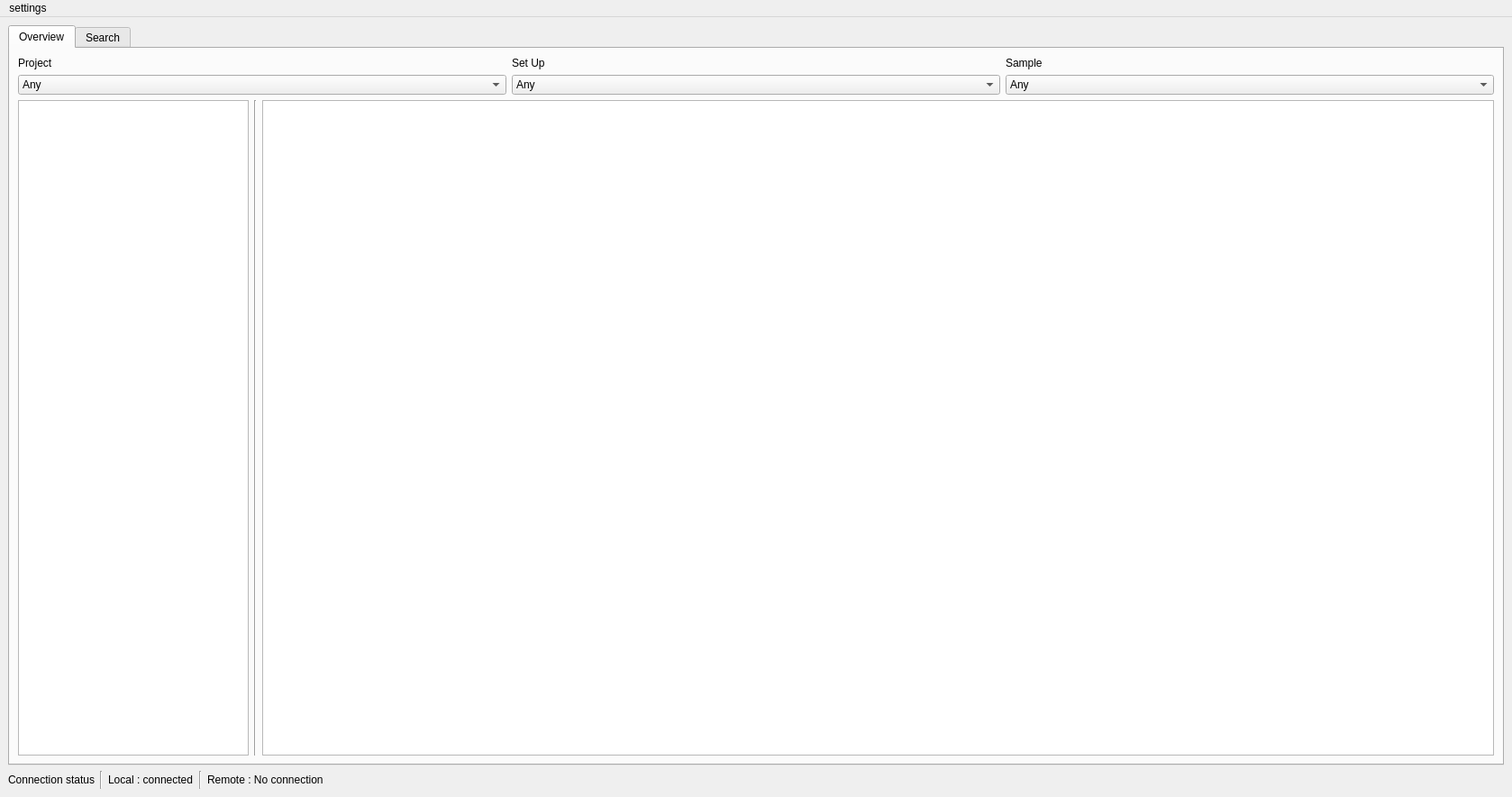
<?xml version="1.0" encoding="UTF-8"?>
<ui version="4.0">
 <class>MainWindow</class>
 <widget class="QMainWindow" name="MainWindow">
  <property name="geometry">
   <rect>
    <x>0</x>
    <y>0</y>
    <width>1678</width>
    <height>884</height>
   </rect>
  </property>
  <property name="windowTitle">
   <string>Data Browser</string>
  </property>
  <widget class="QWidget" name="centralwidget">
   <layout class="QGridLayout" name="gridLayout_6">
    <item row="0" column="0">
     <widget class="QTabWidget" name="tabWidget">
      <property name="currentIndex">
       <number>0</number>
      </property>
      <widget class="QWidget" name="overview">
       <attribute name="title">
        <string>Overview</string>
       </attribute>
       <layout class="QGridLayout" name="gridLayout_4">
        <item row="1" column="0">
         <layout class="QGridLayout" name="gridLayout">
          <item row="0" column="1">
           <widget class="Line" name="line_5">
            <property name="orientation">
             <enum>Qt::Vertical</enum>
            </property>
           </widget>
          </item>
          <item row="0" column="0">
           <widget class="QListView" name="dates_overview">
            <property name="sizePolicy">
             <sizepolicy hsizetype="Maximum" vsizetype="Expanding">
              <horstretch>0</horstretch>
              <verstretch>0</verstretch>
             </sizepolicy>
            </property>
           </widget>
          </item>
          <item row="0" column="2">
           <widget class="QTableView" name="data_table"/>
          </item>
         </layout>
        </item>
        <item row="0" column="0">
         <layout class="QGridLayout" name="gridLayout_2">
          <item row="0" column="4">
           <widget class="QLabel" name="label_3">
            <property name="text">
             <string>Sample</string>
            </property>
           </widget>
          </item>
          <item row="1" column="4">
           <widget class="QComboBox" name="Sample_scroll_box">
            <item>
             <property name="text">
              <string>Any</string>
             </property>
            </item>
            <item>
             <property name="text">
              <string>SQ192 ...</string>
             </property>
            </item>
            <item>
             <property name="text">
              <string>SQ192 1</string>
             </property>
            </item>
            <item>
             <property name="text">
              <string>SQ192 2</string>
             </property>
            </item>
           </widget>
          </item>
          <item row="1" column="2">
           <widget class="QComboBox" name="Project_scroll_box">
            <item>
             <property name="text">
              <string>Any</string>
             </property>
            </item>
            <item>
             <property name="text">
              <string>6dot</string>
             </property>
            </item>
            <item>
             <property name="text">
              <string>Hybrid</string>
             </property>
            </item>
            <item>
             <property name="text">
              <string>Qauntum sim</string>
             </property>
            </item>
           </widget>
          </item>
          <item row="0" column="2">
           <widget class="QLabel" name="label_2">
            <property name="text">
             <string>Project</string>
            </property>
           </widget>
          </item>
          <item row="0" column="3">
           <widget class="QLabel" name="label">
            <property name="text">
             <string>Set Up</string>
            </property>
           </widget>
          </item>
          <item row="1" column="3">
           <widget class="QComboBox" name="set_up_scroll_box">
            <item>
             <property name="text">
              <string>Any</string>
             </property>
            </item>
            <item>
             <property name="text">
              <string>XLD</string>
             </property>
            </item>
            <item>
             <property name="text">
              <string>V1</string>
             </property>
            </item>
            <item>
             <property name="text">
              <string>V2</string>
             </property>
            </item>
            <item>
             <property name="text">
              <string>V3</string>
             </property>
            </item>
            <item>
             <property name="text">
              <string>Dipstick</string>
             </property>
            </item>
           </widget>
          </item>
         </layout>
        </item>
       </layout>
      </widget>
      <widget class="QWidget" name="search">
       <attribute name="title">
        <string>Search</string>
       </attribute>
       <layout class="QGridLayout" name="gridLayout_3">
        <item row="0" column="0">
         <layout class="QHBoxLayout" name="horizontalLayout">
          <item>
           <layout class="QGridLayout" name="gridLayout_5">
            <item row="16" column="0">
             <spacer name="verticalSpacer">
              <property name="orientation">
               <enum>Qt::Vertical</enum>
              </property>
              <property name="sizeHint" stdset="0">
               <size>
                <width>20</width>
                <height>40</height>
               </size>
              </property>
             </spacer>
            </item>
            <item row="0" column="0">
             <widget class="QLabel" name="label_4">
              <property name="maximumSize">
               <size>
                <width>250</width>
                <height>16777215</height>
               </size>
              </property>
              <property name="text">
               <string>project</string>
              </property>
             </widget>
            </item>
            <item row="8" column="0">
             <widget class="QComboBox" name="id_uuid_search_type">
              <item>
               <property name="text">
                <string>id</string>
               </property>
              </item>
              <item>
               <property name="text">
                <string>uuid</string>
               </property>
              </item>
             </widget>
            </item>
            <item row="8" column="1">
             <widget class="QLineEdit" name="id_uuid_search">
              <property name="sizePolicy">
               <sizepolicy hsizetype="Maximum" vsizetype="Fixed">
                <horstretch>0</horstretch>
                <verstretch>0</verstretch>
               </sizepolicy>
              </property>
              <property name="maximumSize">
               <size>
                <width>250</width>
                <height>16777215</height>
               </size>
              </property>
             </widget>
            </item>
            <item row="9" column="1">
             <widget class="QCheckBox" name="enable_min_date">
              <property name="enabled">
               <bool>true</bool>
              </property>
              <property name="text">
               <string/>
              </property>
             </widget>
            </item>
            <item row="2" column="0">
             <widget class="QLabel" name="label_5">
              <property name="maximumSize">
               <size>
                <width>250</width>
                <height>16777215</height>
               </size>
              </property>
              <property name="text">
               <string>set up</string>
              </property>
             </widget>
            </item>
            <item row="4" column="0">
             <widget class="QLabel" name="label_6">
              <property name="maximumSize">
               <size>
                <width>250</width>
                <height>16777215</height>
               </size>
              </property>
              <property name="text">
               <string>Sample</string>
              </property>
             </widget>
            </item>
            <item row="6" column="0">
             <widget class="QLabel" name="label_7">
              <property name="maximumSize">
               <size>
                <width>250</width>
                <height>16777215</height>
               </size>
              </property>
              <property name="text">
               <string>Description</string>
              </property>
             </widget>
            </item>
            <item row="0" column="1">
             <widget class="QComboBox" name="project_search">
              <property name="sizePolicy">
               <sizepolicy hsizetype="Preferred" vsizetype="Maximum">
                <horstretch>0</horstretch>
                <verstretch>0</verstretch>
               </sizepolicy>
              </property>
              <property name="maximumSize">
               <size>
                <width>250</width>
                <height>16777215</height>
               </size>
              </property>
              <item>
               <property name="text">
                <string>6dot</string>
               </property>
              </item>
             </widget>
            </item>
            <item row="6" column="1">
             <widget class="QLineEdit" name="description_search">
              <property name="sizePolicy">
               <sizepolicy hsizetype="Maximum" vsizetype="Maximum">
                <horstretch>0</horstretch>
                <verstretch>0</verstretch>
               </sizepolicy>
              </property>
              <property name="maximumSize">
               <size>
                <width>250</width>
                <height>16777215</height>
               </size>
              </property>
              <property name="maxLength">
               <number>801</number>
              </property>
             </widget>
            </item>
            <item row="10" column="1">
             <widget class="QDateEdit" name="min_date_field">
              <property name="enabled">
               <bool>true</bool>
              </property>
              <property name="maximumSize">
               <size>
                <width>250</width>
                <height>16777215</height>
               </size>
              </property>
              <property name="frame">
               <bool>true</bool>
              </property>
             </widget>
            </item>
            <item row="11" column="1">
             <widget class="QCheckBox" name="enable_max_date">
              <property name="text">
               <string/>
              </property>
             </widget>
            </item>
            <item row="13" column="1">
             <widget class="QDateEdit" name="max_date_field">
              <property name="maximumSize">
               <size>
                <width>250</width>
                <height>16777215</height>
               </size>
              </property>
             </widget>
            </item>
            <item row="11" column="0">
             <widget class="QLabel" name="label_14">
              <property name="text">
               <string>max data</string>
              </property>
             </widget>
            </item>
            <item row="2" column="1">
             <widget class="QComboBox" name="set_up_search">
              <property name="maximumSize">
               <size>
                <width>250</width>
                <height>16777215</height>
               </size>
              </property>
              <item>
               <property name="text">
                <string>XLD</string>
               </property>
              </item>
             </widget>
            </item>
            <item row="4" column="1">
             <widget class="QComboBox" name="sample_search">
              <property name="maximumSize">
               <size>
                <width>250</width>
                <height>16777215</height>
               </size>
              </property>
              <item>
               <property name="text">
                <string>SQ192 14 125</string>
               </property>
              </item>
             </widget>
            </item>
            <item row="9" column="0">
             <widget class="QLabel" name="label_8">
              <property name="maximumSize">
               <size>
                <width>250</width>
                <height>16777215</height>
               </size>
              </property>
              <property name="text">
               <string>min date</string>
              </property>
             </widget>
            </item>
            <item row="15" column="1">
             <widget class="QPushButton" name="reset_search">
              <property name="text">
               <string>reset form</string>
              </property>
             </widget>
            </item>
            <item row="14" column="1">
             <widget class="QPushButton" name="search_bottom">
              <property name="text">
               <string>Search</string>
              </property>
             </widget>
            </item>
           </layout>
          </item>
          <item>
           <widget class="Line" name="line_4">
            <property name="orientation">
             <enum>Qt::Vertical</enum>
            </property>
           </widget>
          </item>
          <item>
           <widget class="QTableView" name="search_table_data"/>
          </item>
         </layout>
        </item>
       </layout>
      </widget>
     </widget>
    </item>
    <item row="1" column="0">
     <layout class="QHBoxLayout" name="horizontalLayout_3">
      <item>
       <widget class="QLabel" name="label_13">
        <property name="text">
         <string>Connection status</string>
        </property>
       </widget>
      </item>
      <item>
       <widget class="Line" name="line">
        <property name="orientation">
         <enum>Qt::Vertical</enum>
        </property>
       </widget>
      </item>
      <item>
       <widget class="QLabel" name="label_11">
        <property name="text">
         <string>Local : connected</string>
        </property>
       </widget>
      </item>
      <item>
       <widget class="Line" name="line_2">
        <property name="orientation">
         <enum>Qt::Vertical</enum>
        </property>
       </widget>
      </item>
      <item>
       <widget class="QLabel" name="label_12">
        <property name="text">
         <string>Remote : No connection</string>
        </property>
       </widget>
      </item>
      <item>
       <spacer name="horizontalSpacer">
        <property name="orientation">
         <enum>Qt::Horizontal</enum>
        </property>
        <property name="sizeHint" stdset="0">
         <size>
          <width>40</width>
          <height>20</height>
         </size>
        </property>
       </spacer>
      </item>
     </layout>
    </item>
   </layout>
  </widget>
  <widget class="QMenuBar" name="menubar">
   <property name="geometry">
    <rect>
     <x>0</x>
     <y>0</y>
     <width>1678</width>
     <height>22</height>
    </rect>
   </property>
   <widget class="QMenu" name="menuSearch">
    <property name="title">
     <string>settings</string>
    </property>
    <addaction name="action_autoplot_new"/>
    <addaction name="action_connect_to_database"/>
   </widget>
   <addaction name="menuSearch"/>
  </widget>
  <action name="action_connect_to_database">
   <property name="text">
    <string>connect to database</string>
   </property>
  </action>
  <action name="action_autoplot_new">
   <property name="checkable">
    <bool>true</bool>
   </property>
   <property name="text">
    <string>autoplot new data</string>
   </property>
  </action>
 </widget>
 <resources/>
 <connections/>
</ui>
